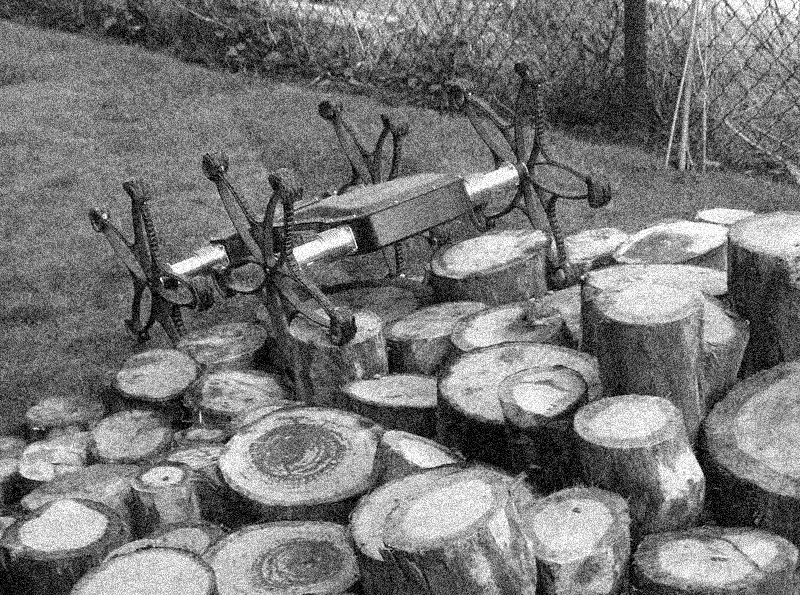
#> input picture Exercise_1_4/asguard2.png, 800 x 595 px
$ python enhance.py   (older library calls are emulated)
#> lines starting #> are read from the running program, lines starting #| are printed output that depends on the picture
import scipy.misc
import numpy as np
from matplotlib import pyplot as plt

if __name__ == "__main__":
    # Original image is read
    img = scipy.misc.imread('asguard2.png',True)
#> img: shape (595, 800) float32; min 0, max 255, mean 118.8
    # Fast Fourier Transform of the original image
    f = np.fft.fft2(img)
    # The Transform is shifted in order to center it
    # (If the image has a dimension of MxN, now the origin of the transform is
    # in the point of coordinates (x,y) = (M/2, N/2) of the spectrum)
    fshift = np.fft.fftshift(f)
    # Magnitude spectrum is obtained
    magnitude_spectrum = 20*np.log(np.abs(fshift))
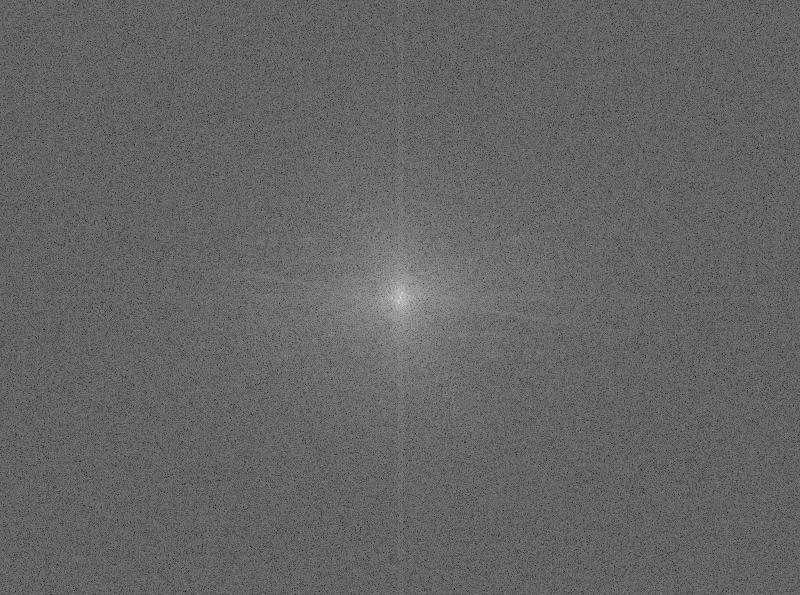
#> magnitude_spectrum: shape (595, 800) float64; min 82.52, max 357, mean 191.8; drawn with min black and max white
    magnitude_spectrum_filtered = magnitude_spectrum.copy()
    r = 200

    # Central element of the trasform is obtained
    m = int(np.shape(fshift)[0])
#> m = 595
    n = int(np.shape(fshift)[1])
#> n = 800

    # Lowpass filter is applied
    for i in range(m):
        for j in range(n):
            # Equation of points outside the circle with radius r and centre in (m/2,n/2)
            if (pow(i-(m/2),2)+pow(j-(n/2),2)) > pow(r,2):
                # All the frequencies outside this circle are completely attenuated
                fshift[i,j] = 0
                # We do the same thing for the magnitude so we can display a new spectrum
                magnitude_spectrum_filtered[i,j] = 0
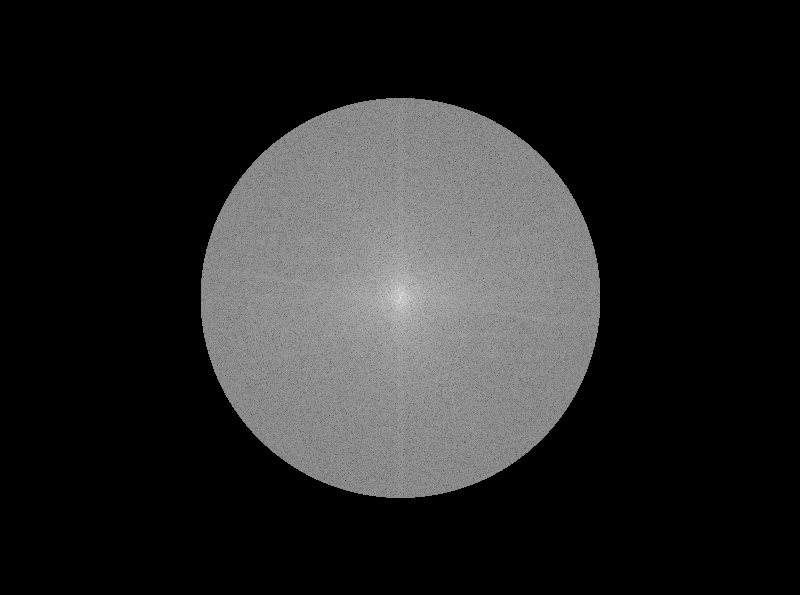
#> magnitude_spectrum_filtered: shape (595, 800) float64; min 0, max 357, mean 52.6; drawn with min black and max white

    # It's applied the opposite shift that we have done before and then the final image is obtained
    # doing the antitrasform of Fourier
    img_filtered = np.real(np.fft.ifft2(np.fft.ifftshift(fshift)))
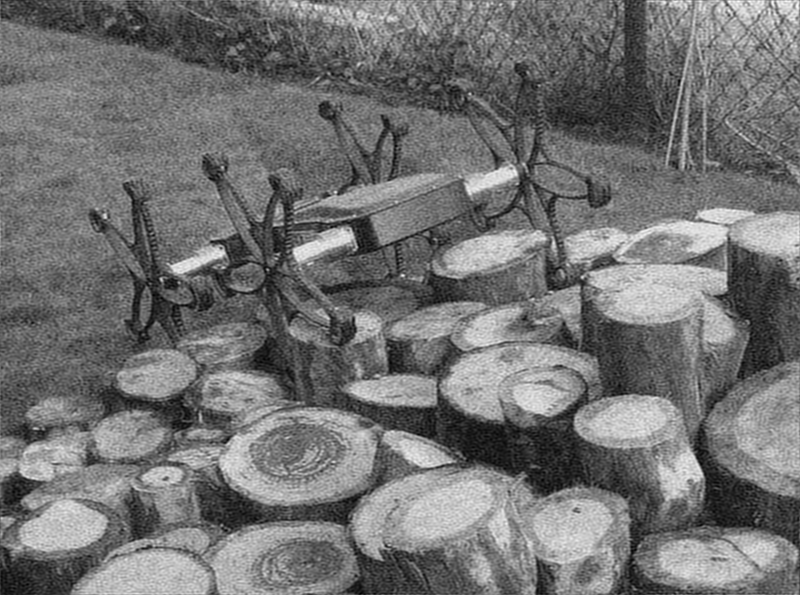
#> img_filtered: shape (595, 800) float64; min -18.34, max 285.8, mean 118.8; drawn with min black and max white

    # Display the results
    plt.subplot(221),plt.imshow(magnitude_spectrum, cmap = 'gray')
    plt.title('Magnitude spectrum'), plt.xticks([]), plt.yticks([])
    plt.subplot(222),plt.imshow(img, cmap = 'gray')
    plt.title('Original'), plt.xticks([]), plt.yticks([])
    plt.subplot(223),plt.imshow(magnitude_spectrum_filtered, cmap = 'gray')
    plt.title('Magnitude spectrum filtered'), plt.xticks([]), plt.yticks([])
    plt.subplot(224),plt.imshow(img_filtered, cmap = 'gray')
    plt.title('Image filtered'), plt.xticks([]), plt.yticks([])
    plt.show()
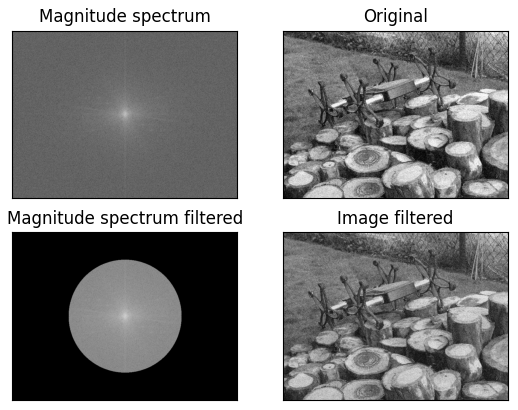
#> figure drawn by matplotlib, 4 panels
